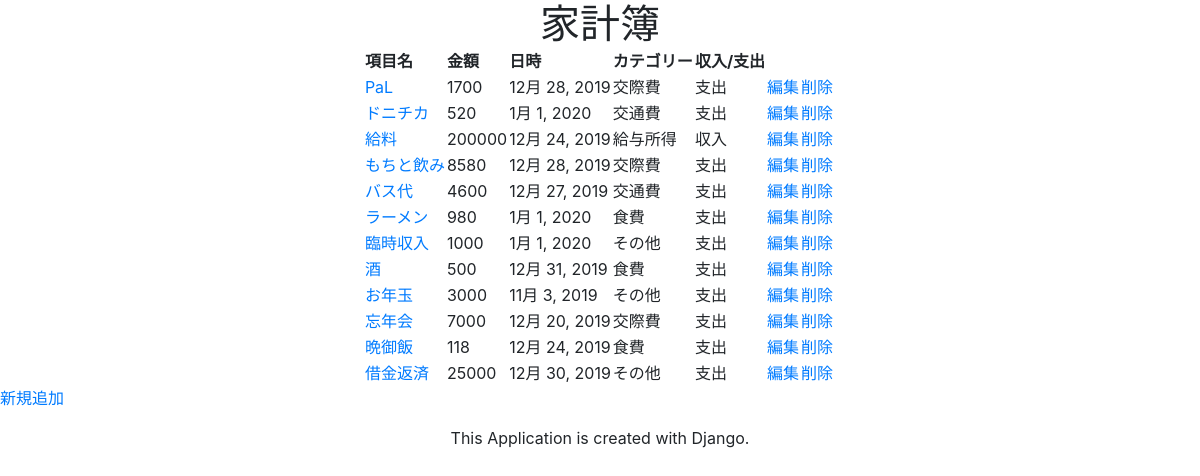
The page /kakeibo/list/ on the database its author committed.
### kakeibo/models.py (models this page shows, shortened)
class Balance(models.Model):
  ITEM_CATEGORY_CHOICES = [
    ('給与所得', '給与所得'),
    ('食費', '食費'),
    ('水道代', '水道代'),
    ('ガス代', 'ガス代'),
    ('電気代', '電気代'),
    ('携帯代', '携帯代'),
    ('ガチャ課金', 'ガチャ課金'),
    ('通信費', '通信費'),
    ('交際費', '交際費'),
    ('交通費', '交通費'),
    ('家賃', '家賃'),
    ('その他', 'その他')
  ]
  BALANCE_CHOICES = [
    ('収入', '収入'),
    ('支出', '支出')
  ]
  item_name = models.CharField(verbose_name='名前', max_length=100)
  amount = models.IntegerField(default = 0)
  registered_date = models.DateField(verbose_name='日時', null = True)
  category = models.CharField(max_length=100, verbose_name='カテゴリ', choices=ITEM_CATEGORY_CHOICES)
  balance_type = models.CharField(max_length=20, verbose_name='収支タイプ' ,choices=BALANCE_CHOICES)

### kakeibo/views.py (the view)
# urls.py: path('list/', view = BalanceList.as_view(), name='balance_list'),
class BalanceList(ListView):
  context_object_name = 'balance'
  template_name = 'balance_list.html'
  model = Balance

### templates/balance_list.html (shortened to what this page needs)
{% extends 'base.html' %}
{% load static %}
{% block extracss %}
  <link rel="stylesheet" type="text/css" href="{% static 'css/balance_list.css' %}" />
{% endblock extracss %}
{% block content %}
<table class= "balance-table">
  <thead>
    <tr>
      <th>項目名</th>
      <th>金額</th>
      <th>日時</th>
      <th>カテゴリー</th>
      <th>収入/支出</th>
    </tr>
  </thead>
  <tbody>
    {% for item in balance %}
      <tr>
        <td>
         <a href="{% url 'kakeibo:balance_detail' item.pk %}"> {{ item.item_name }} </a>
        </td>
        <td>
          {{ item.amount }}
        </td>
        <td>
          {{ item.registered_date }}
        </td>
        <td>
          {{ item.category }}
        </td>
        <td>
          {{ item.balance_type }}
        </td>
        <td>
          <a href="{% url 'kakeibo:balance_edit' balance_id=item.pk %}">編集</a>
        </td>
        <td>
          <a href="{% url 'kakeibo:balance_delete' balance_id=item.pk %}">削除</a>
        </td>
        <td>
        </td>
      </tr>
    {% endfor %}
  </tbody>
</table>
<p><a href="{% url 'kakeibo:balance_add' %}">新規追加</a></p>
{% endblock content %}

### templates/base.html (shortened to what this page needs)
{% load static %}
<!DOCTYPE html>
<html lang="ja">
<head>
  <link rel="stylesheet" href="https://stackpath.bootstrapcdn.com/bootstrap/4.4.1/css/bootstrap.min.css">
  <link rel="stylesheet" type="text/css" href="{% static 'css/base.css' %}">
  {% block extracss %}
  {% endblock extracss %}
</head>
<body>
  <header class="app-header">
    <h1>家計簿</h1>
  </header>
  <div class="app-body">
    {% block content %}
    {% endblock content %}
  </div>
  <footer class="app-footer">
    <p>This Application is created with Django.</p>
  </footer>
</body>
</html>

### static/css/base.css (style rules this page uses)
.app-header { margin: 0 auto; padding: 0; }
.app-header h1 { margin: 0; padding: 0; text-align: center; }
.app-body { margin: 0; padding: 0; }
.app-footer { margin: 0; padding: 0; }
.app-footer p { margin: 0; padding: 0; text-align: center; }

### static/css/balance_list.css (style rules this page uses)
.balance-table { margin: 0; padding: 0; margin: 0 auto; }

### rows shown on the page
Balance: item_name "PaL", amount "1700", registered_date "12月 28, 2019", category "交際費", balance_type "支出"
Balance: item_name "ドニチカ", amount "520", registered_date "1月 1, 2020", category "交通費", balance_type "支出"
Balance: item_name "給料", amount "200000", registered_date "12月 24, 2019", category "給与所得", balance_type "収入"
Balance: item_name "もちと飲み", amount "8580", registered_date "12月 28, 2019", category "交際費", balance_type "支出"
Balance: item_name "バス代", amount "4600", registered_date "12月 27, 2019", category "交通費", balance_type "支出"
Balance: item_name "ラーメン", amount "980", registered_date "1月 1, 2020", category "食費", balance_type "支出"
Balance: item_name "臨時収入", amount "1000", registered_date "1月 1, 2020", category "その他", balance_type "支出"
Balance: item_name "酒", amount "500", registered_date "12月 31, 2019", category "食費", balance_type "支出"
Balance: item_name "お年玉", amount "3000", registered_date "11月 3, 2019", category "その他", balance_type "支出"
Balance: item_name "忘年会", amount "7000", registered_date "12月 20, 2019", category "交際費", balance_type "支出"
Balance: item_name "晩御飯", amount "118", registered_date "12月 24, 2019", category "食費", balance_type "支出"
Balance: item_name "借金返済", amount "25000", registered_date "12月 30, 2019", category "その他", balance_type "支出"
